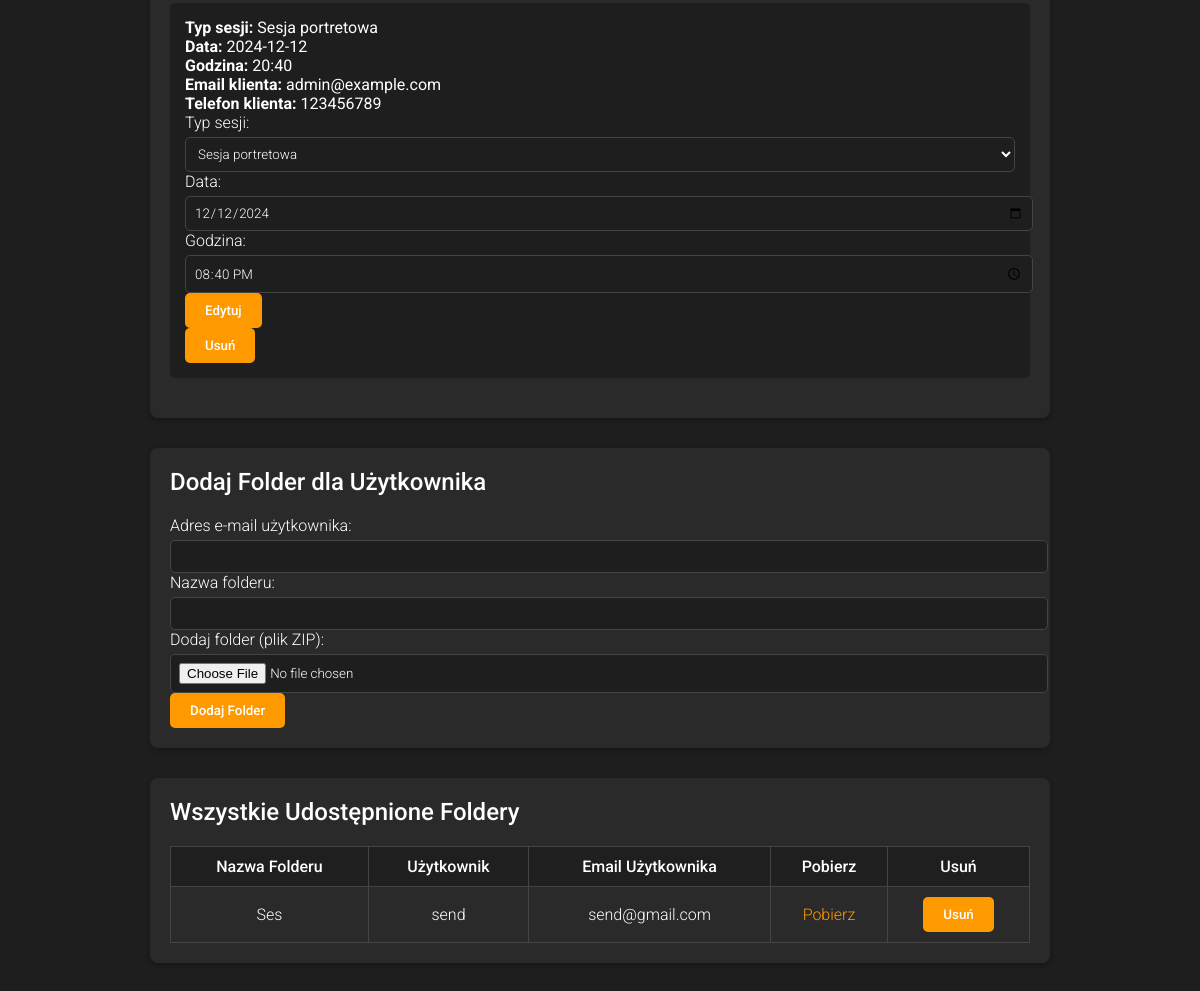
Before: /client_panel (signed in, lower part) with the older database file.
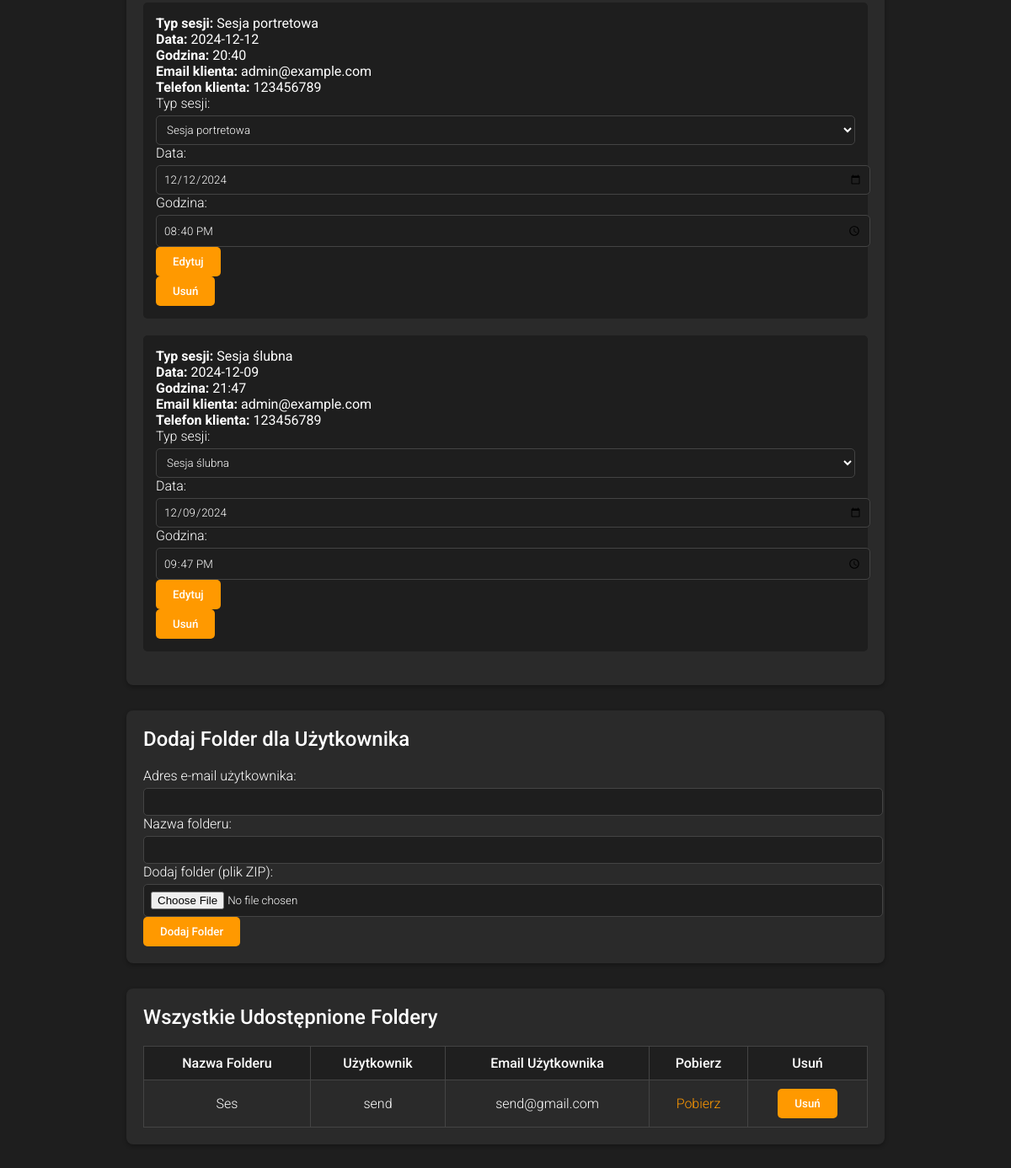
After: the same page with the newer database file.
### tables this page shows
CREATE TABLE "rezerwacje"
(
    id              INTEGER
        primary key autoincrement,
    uzytkownik_id   INTEGER not null
        references users
            on delete cascade,
    typ_sesji       TEXT    not null,
    data_rezerwacji TEXT    not null,
    godzina         TEXT    not null
);

CREATE TABLE users (
    id INTEGER PRIMARY KEY AUTOINCREMENT,
    username TEXT UNIQUE NOT NULL,
    password TEXT NOT NULL,
    imie TEXT,
    nazwisko TEXT,
    email TEXT UNIQUE NOT NULL,
    numer_telefonu TEXT,
    is_admin BOOLEAN DEFAULT 0
);

CREATE TABLE foldery (
    id INTEGER PRIMARY KEY AUTOINCREMENT,
    uzytkownik_id INTEGER NOT NULL,
    nazwa_folderu TEXT NOT NULL,
    link_do_folderu TEXT NOT NULL,
    FOREIGN KEY (uzytkownik_id) REFERENCES users (id) ON DELETE CASCADE
);

### app.py (the view, shortened to what this page needs)
@app.route('/client_panel')
def client_panel():
    user_id = session.get('user_id')
    if not user_id:
        flash('Musisz się zalogować.', 'danger')
        return redirect(url_for('login'))
    conn = get_db_connection()
    user = conn.execute('SELECT * FROM users WHERE id = ?', (user_id,)).fetchone()
    if user['is_admin']:
        bookings = conn.execute('''
            SELECT r.*, u.email as user_email, u.numer_telefonu as user_phone
            FROM rezerwacje r
            JOIN users u ON r.uzytkownik_id = u.id
        ''').fetchall()
        folders = conn.execute(
            'SELECT f.id AS folder_id, f.nazwa_folderu, f.link_do_folderu, u.email AS user_email, u.username AS user_username FROM foldery f JOIN users u ON f.uzytkownik_id = u.id').fetchall()
    conn.close()
    return render_template('client_panel.html', user=user, bookings=bookings, folders=folders)

### app.py (called while the page is built)
def get_db_connection():
    conn = sqlite3.connect('rezerwacja_sesji.db')
    conn.row_factory = sqlite3.Row
    return conn

### templates/client_panel.html (shortened to what this page needs)
<!DOCTYPE html>
<html lang="pl">
<head>
    <link rel="stylesheet" href="/static/styles.css">
</head>
<body>
    <main>
        <section class="bookings">
    {% if bookings %}
        <ul>
            {% for booking in bookings %}
                <li>
                    <strong>Typ sesji:</strong> {{ booking['typ_sesji'] }}<br>
                    <strong>Data:</strong> {{ booking['data_rezerwacji'] }}<br>
                    <strong>Godzina:</strong> {{ booking['godzina'] }}<br>
                    <strong>Email klienta:</strong> {{ booking['user_email'] }}<br>
                    <strong>Telefon klienta:</strong> {{ booking['user_phone'] }}<br>
                    <form action="/edit_booking" method="POST">
                        <label for="session_type_{{ booking['id'] }}">Typ sesji:</label>
                        <select id="session_type_{{ booking['id'] }}" name="session_type" required>
                            <option value="{{ booking['typ_sesji'] }}" selected>{{ booking['typ_sesji'] }}</option>
                        </select>
                        <label for="date_{{ booking['id'] }}">Data:</label>
                        <input type="date" id="date_{{ booking['id'] }}" name="date" value="{{ booking['data_rezerwacji'] }}" required>
                        <label for="time_{{ booking['id'] }}">Godzina:</label>
                        <input type="time" id="time_{{ booking['id'] }}" name="time" value="{{ booking['godzina'] }}" required>
                        <button type="submit">Edytuj</button>
                    </form>
                    <form action="/delete_booking" method="POST" onsubmit="return confirm('Czy na pewno usunąć?')">
                        <button type="submit">Usuń</button>
                    </form>
                </li>
            {% endfor %}
        </ul>
    {% else %}
        <p>Nie masz żadnych rezerwacji.</p>
    {% endif %}
</section>
        {% if user['is_admin'] %}
        <section class="add-folder">
            <h2>Dodaj Folder dla Użytkownika</h2>
            <form action="/add_folder" method="POST" enctype="multipart/form-data">
                <label for="email">Adres e-mail użytkownika:</label>
                <input type="email" id="email" name="email" required>
                <label for="folder_name">Nazwa folderu:</label>
                <input type="text" id="folder_name" name="folder_name" required>
                <label for="folder_file">Dodaj folder (plik ZIP):</label>
                <input type="file" id="folder_file" name="folder_file" accept=".zip" required>
                <button type="submit">Dodaj Folder</button>
            </form>
        </section>
        <section class="all-folders">
            <h2>Wszystkie Udostępnione Foldery</h2>
            {% if folders %}
                <table>
                    <tr>
                        <th>Nazwa Folderu</th>
                        <th>Użytkownik</th>
                        <th>Email Użytkownika</th>
                        <th>Pobierz</th>
                        <th>Usuń</th>
                    </tr>
                    {% for f in folders %}
                    <tr>
                        <td>{{ f['nazwa_folderu'] }}</td>
                        <td>{{ f['user_username'] }}</td>
                        <td>{{ f['user_email'] }}</td>
                        <td><a href="/download_folder/{{ f['folder_id'] }}">Pobierz</a></td>
                        <td>
                            <form action="/delete_folder" method="POST" onsubmit="return confirm('Czy na pewno usunąć folder?')">
                                <button type="submit">Usuń</button>
                            </form>
                        </td>
                    </tr>
                    {% endfor %}
                </table>
            {% else %}
                <p>Brak udostępnionych folderów.</p>
            {% endif %}
        </section>
        {% endif %}
    </main>
</body>
</html>

### static/styles.css (style rules this page uses)
body { font-family: 'Roboto', sans-serif; background-color: #1e1e1e; color: #ffffff; margin: 0; padding: 0; }
a { color: #ff9900; text-decoration: none; }
main { padding: 20px; max-width: 900px; margin: 0 auto; }
section { background-color: #2a2a2a; padding: 20px; border-radius: 8px; margin-bottom: 30px; box-shadow: 0 2px 5px rgba(0,0,0,0.3); }
h2, h3 { margin-top: 0; font-weight: 500; }
p, label { font-weight: 300; }
input, select, textarea, button { font-family: 'Roboto', sans-serif; }
input, select, textarea { width: 100%; padding: 8px; margin-top: 5px; border: 1px solid #444; border-radius: 5px; background: #1e1e1e; color: #ffffff; font-weight: 300; }
button { background-color: #ff9900; border: none; padding: 10px 20px; cursor: pointer; color: white; border-radius: 5px; font-weight: 500; transition: background-color 0.3s; }
.bookings ul, .folders ul { list-style: none; padding: 0; }
.bookings li, .folders li { margin-bottom: 20px; background: #1e1e1e; padding: 15px; border-radius: 5px; }
.add-folder { margin-top: 20px; }
.all-folders table { width: 100%; border-collapse: collapse; margin-top: 20px; }
.all-folders table th, .all-folders table td { border: 1px solid #444; padding: 10px; text-align: center; font-weight: 300; }
.all-folders table th { background-color: #1f1f1f; font-weight: 500; }

Changed rows visible on the page:
added rezerwacje: typ_sesji "Sesja ślubna", data_rezerwacji "2024-12-09", godzina "21:47", user_email "admin@example.com", user_phone "123456789", session_type "Sesja ślubna", date "12/09/2024", time "21:47"
